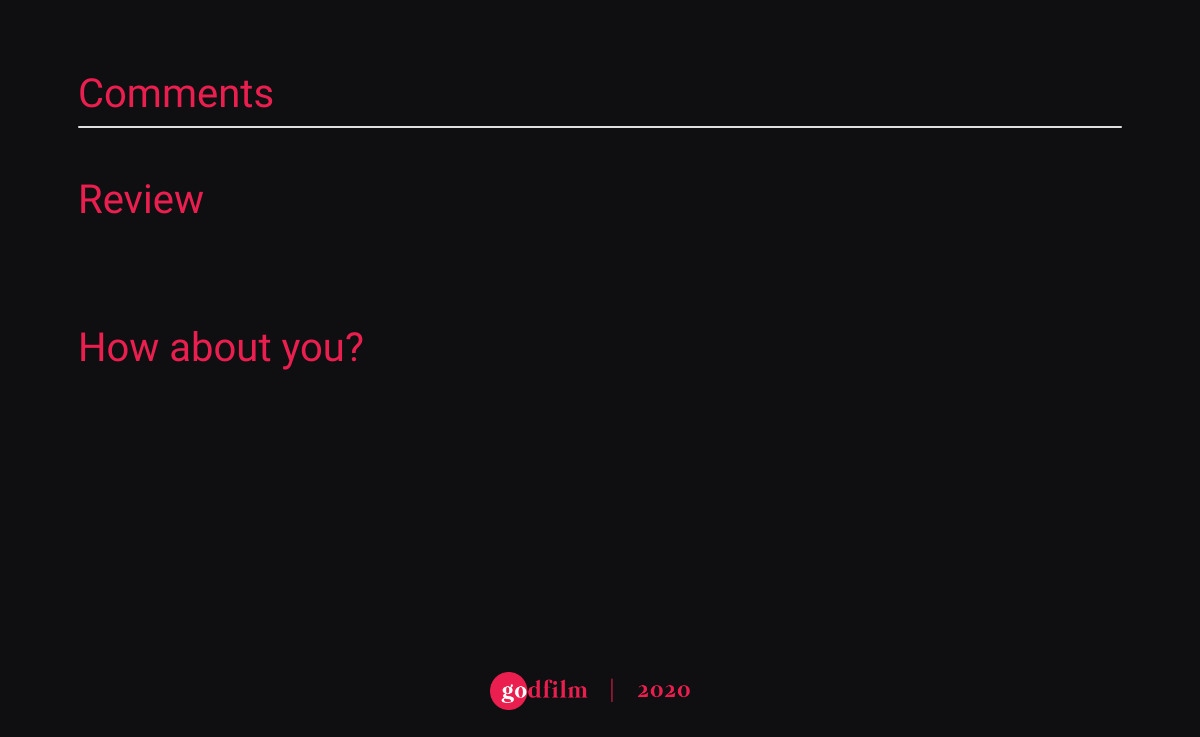
The page /movies/24/ (lower part) on the database as committed earlier.
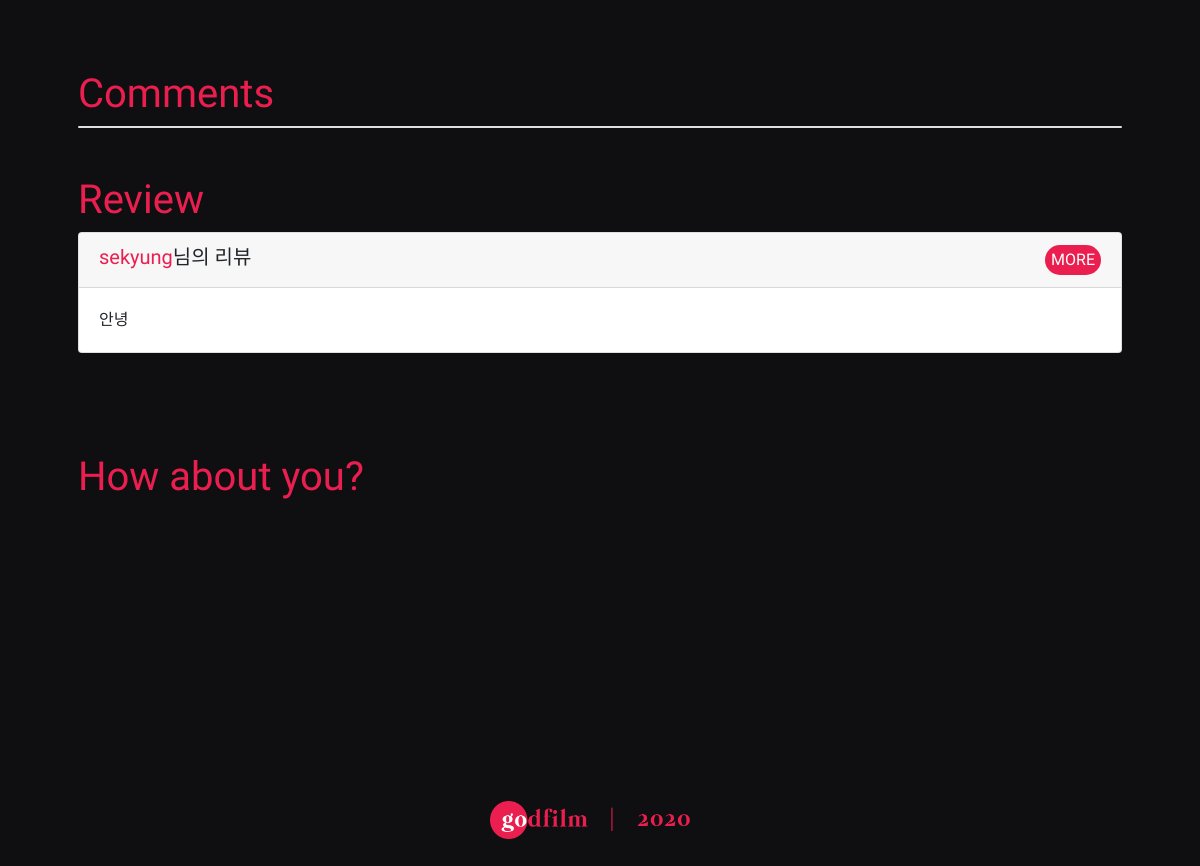
The same page on the database as committed later.
### movies/models.py (models this page shows)
class Review(models.Model):
    title = models.CharField(max_length=100)
    content = models.CharField(max_length=255)
    user = models.ForeignKey(settings.AUTH_USER_MODEL, on_delete=models.CASCADE)
    movie = models.ForeignKey(Movie, on_delete=models.CASCADE)

### accounts/models.py (models this page shows)
class User(AbstractUser):
    followers = models.ManyToManyField(
            settings.AUTH_USER_MODEL,
            related_name='followings'
        )

### movies/views.py (the view)
# urls.py: path('<int:movie_id>/', views.movie_detail, name='movie_detail'),
def movie_detail(request, movie_id):
    movie = get_object_or_404(Movie, id=movie_id)
    reviews = movie.review_set.all()
    comments = movie.moviecomment_set.all()
    comment_form = MovieCommentForm()
    context = {
        'movie': movie,
        'reviews': reviews,
        'comments': comments,
        'comment_form': comment_form
    }
    return render(request, 'movies/movie_detail.html', context)

### movies/templates/movies/movie_detail.html (shortened to what this page needs)
{% extends 'base.html' %}
{% load bootstrap4 %}
{% load static %}
{% block content %}
<div class="row row-cols-1 row-cols-md-3">
</div>
<h1 style="font-family: 'Suez One', serif; color: #ea1f4f;" class="mt-5">Comments</h1>
	<div class="card">
  </div>
<h1 style="font-family: 'Suez One', serif; color: #ea1f4f;" class="mt-5">Review</h1>
{% for review in reviews %}
  <div class="card mb-2">
    <h5 class="card-header d-flex justify-content-between">
      <span><a href="{% url 'accounts:profile' review.user %}" class="goprofile">{{ review.user }}</a>님의 리뷰</span>
      <a href="{% url 'movies:review_detail' movie.id review.id %}" class="btn review-more">MORE</a>
    </h5>
    <div class="card-body">
      <p class="card-text">{{ review.title }}</p>
    </div>
  </div>
{% endfor %}
<div class="mb-5">
<h1 style="font-family: 'Suez One', serif; color: #ea1f4f;" class="opinion">How about you?</h1>
</div>
{% endblock %}

Rows that differ between the two databases and show on the page:
added Review: user "sekyung", title "안녕"
